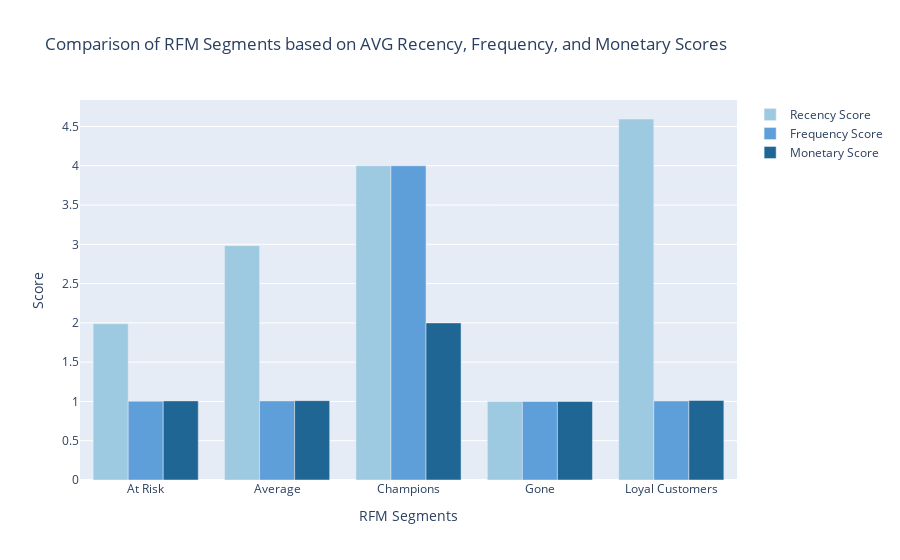

Source (notebook cell):
### Code cell
# Calculate the average Recency, Frequency, and Monetary scores for each segment
segment_scores = df.groupby('RFM Customer Segments')[['RecencyScore', 'FrequencyScore', 'MonetaryScore']].mean().reset_index()

# Create a grouped bar chart to compare segment scores
fig = go.Figure()

# Add bars for Recency score
fig.add_trace(go.Bar(
    x=segment_scores['RFM Customer Segments'],
    y=segment_scores['RecencyScore'],
    name='Recency Score',
    marker_color='rgb(158,202,225)'
))

# Add bars for Frequency score
fig.add_trace(go.Bar(
    x=segment_scores['RFM Customer Segments'],
    y=segment_scores['FrequencyScore'],
    name='Frequency Score',
    marker_color='rgb(94,158,217)'
))

# Add bars for Monetary score
fig.add_trace(go.Bar(
    x=segment_scores['RFM Customer Segments'],
    y=segment_scores['MonetaryScore'],
    name='Monetary Score',
    marker_color='rgb(32,102,148)'
))

# Update the layout
fig.update_layout(
    title='Comparison of RFM Segments based on AVG Recency, Frequency, and Monetary Scores',
    xaxis_title='RFM Segments',
    yaxis_title='Score',
    barmode='group',
    showlegend=True
)

fig.show()

### Figure 1 — Plotly figure (JSON) as saved in the notebook; plotly's stock layout.template omitted (floating-point values rounded to 4 significant figures)
{"data": [{"marker": {"color": "rgb(158,202,225)"}, "name": "Recency Score", "type": "bar", "x": ["At Risk", "Average", "Champions", "Gone", "Loyal Customers"], "y": [1.99, 2.983, 4, 1, 4.595]}, {"marker": {"color": "rgb(94,158,217)"}, "name": "Frequency Score", "type": "bar", "x": ["At Risk", "Average", "Champions", "Gone", "Loyal Customers"], "y": [1.003, 1.007, 4, 1, 1.006]}, {"marker": {"color": "rgb(32,102,148)"}, "name": "Monetary Score", "type": "bar", "x": ["At Risk", "Average", "Champions", "Gone", "Loyal Customers"], "y": [1.007, 1.01, 2, 1, 1.012]}], "layout": {"barmode": "group", "showlegend": true, "title": {"text": "Comparison of RFM Segments based on AVG Recency, Frequency, and Monetary Scores"}, "xaxis": {"title": {"text": "RFM Segments"}}, "yaxis": {"title": {"text": "Score"}}}}
